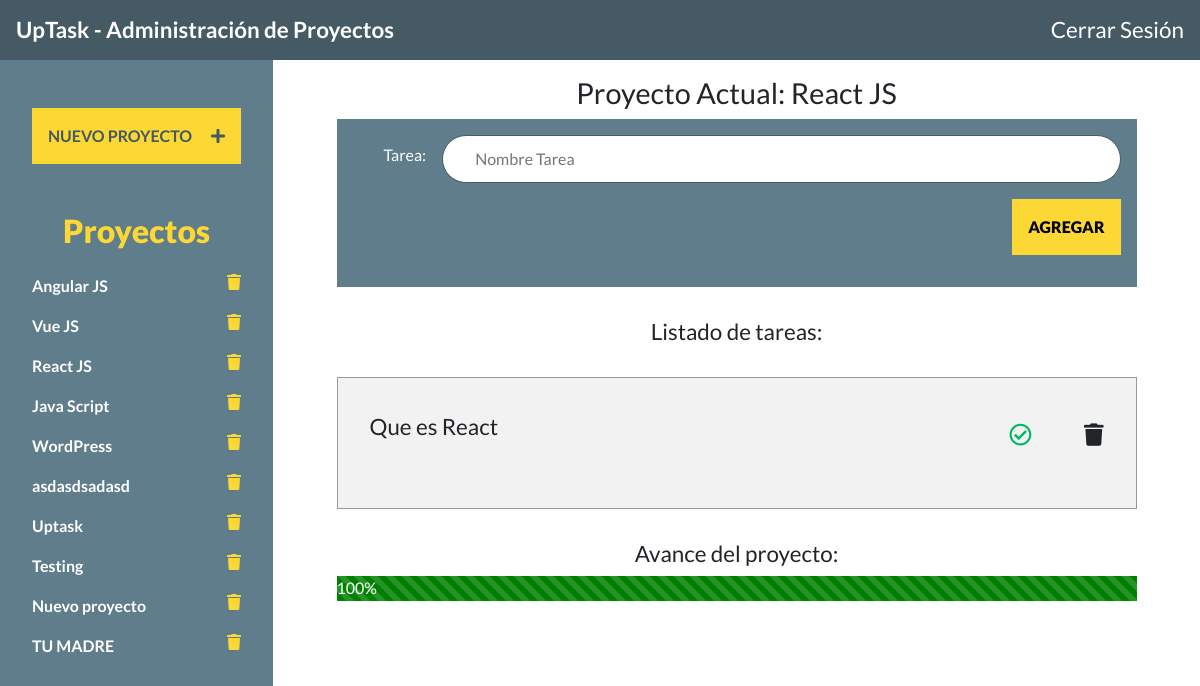
/index.php?id_proyecto=10 (signed in), run on the app's committed database.
### tables this page shows
CREATE TABLE `proyectos` (
  `id` int(11) NOT NULL,
  `nombre` varchar(100) NOT NULL
);

CREATE TABLE `tareas` (
  `id` int(11) NOT NULL,
  `nombre` varchar(100) NOT NULL,
  `estado` int(1) NOT NULL DEFAULT 0,
  `id_proyecto` int(11) NOT NULL
);

### inc/funciones/funciones.php (called while the page is built, shortened)
<?php
function obtenerProyectos()
{
    include 'conexion.php';
    try {
        return $conn->query("SELECT id, nombre FROM proyectos");
    } catch (Exception $e) {
        echo "Error!: " . $e->getMessage();
        return false;
    }
}
function obtenerNombreProyecto($id = null)
{
    include 'conexion.php';
    try {
        return $conn->query("SELECT nombre FROM proyectos WHERE id = {$id}");
    } catch (Exception $e) {
        echo "Error!: " . $e->getMessage();
        return false;
    }
}
function obtenerTareasProyecto($id = null)
{
    include 'conexion.php';
    try {
        return $conn->query("SELECT id, nombre, estado FROM tareas WHERE id_proyecto = {$id}");
    } catch (Exception $e) {
        echo "Error!: " . $e->getMessage();
        return false;
    }
}

### index.php (the view, shortened to what this page needs)
<?php
include 'inc/templates/header.php';
include 'inc/templates/barra.php';
$id_proyecto = null;
if (isset($_GET['id_proyecto'])) {
    $id_proyecto = $_GET['id_proyecto'];
}
?>
<div class="contenedor">
    <?php include 'inc/templates/sidebar.php'; ?>
    <main class="contenido-principal ocultar">
        <?php $proyecto = obtenerNombreProyecto($id_proyecto);
        if ($proyecto) : ?>
            <h1>Proyecto Actual:
                <?php foreach ($proyecto as $nombre) : ?>
                    <span><?php echo $nombre['nombre']; ?></span>
                <?php endforeach; ?>
            </h1>
            <form action="#" class="agregar-tarea">
                <div class="campo">
                    <label for="tarea">Tarea:</label>
                    <input type="text" placeholder="Nombre Tarea" class="nombre-tarea">
                </div>
                <div class="campo enviar">
                    <input type="submit" class="boton nueva-tarea" value="Agregar">
                </div>
            </form>
        <?php
        else :
            echo "<p>Selecciona un Proyecto ala izquierda</p>";
        endif; ?>
        <h2>Listado de tareas:</h2>
        <div class="listado-pendientes">
            <ul>
                <?php
                $tareas = obtenerTareasProyecto($id_proyecto);
                if ($tareas->num_rows > 0) {
                    foreach ($tareas as $tarea) : ?>
                        <li id="tarea:<?php echo $tarea['id'] ?>" class="tarea">
                            <p><?php echo $tarea['nombre'] ?></p>
                            <div class="acciones">
                                <i class="far fa-check-circle <?php echo $tarea['estado'] === '1' ? 'completo' : '' ?>"></i>
                                <i class="fas fa-trash"></i>
                            </div>
                        </li>
                <?php endforeach;
                } else {
                    echo "<p class ='lista-vacia'>No hay tareas en este proyecto</p>";
                }
                ?>
            </ul>
        </div>
        <div class="avance">
            <h2>Avance del proyecto: </h2>
            <div id="barra-avance" class="barra-avance">
                <div class="porcentaje" id="porcentaje"></div>
            </div>
        </div>
    </main>
</div>
<?php include 'inc/templates/footer.php' ?>

### inc/templates/sidebar.php
<aside class="contenedor-proyectos">
    <div class="panel crear-proyecto">
        <a href="#" class="boton">Nuevo Proyecto <i class="fas fa-plus"></i> </a>
    </div>
    <div class="panel lista-proyectos">
        <h2>Proyectos</h2>
        <ul id="proyectos" class="proyectos">
            <?php
            $proyectos = obtenerProyectos();
            if ($proyectos) {
                foreach ($proyectos as $proyecto) { ?>
                    <li>
                        <a href="index.php?id_proyecto=<?php echo $proyecto['id'] ?>" id="proyecto:<?php echo $proyecto['id'] ?>">
                            <?php echo $proyecto['nombre'] ?>
                            <i class="fas fa-trash"></i>
                        </a>
                    </li>
            <?php  }
            }
            ?>
        </ul>
    </div>
</aside>

### css/style.css (style rules this page uses)
html { box-sizing: border-box; }
*, *:before, *:after { box-sizing: inherit; }
body { font-family: 'Lato', sans-serif; min-height: 100%; }
.campo { display: flex; margin-bottom: 1rem; align-items: center; flex-wrap: wrap; }
.campo label { flex: 1 1 10%; text-align: center; padding-right: .5rem; }
@media (min-width: 768px) { .campo { flex-wrap: nowrap; } }
@media (min-width: 768px) { .campo label { text-align: right; padding-right: 1rem; } }
.campo input[type="text"], .campo input[type="password"] { height: 3rem; border: 0; flex: 2 0 85%; border: 1px solid #455A64; border-radius: 5rem; padding-left: 2rem; }
.enviar { justify-content: center; }
@media (min-width: 768px) { .enviar { justify-content: flex-end; } }
.boton { background-color: #FDD835; text-align: center; transition: background-color .5s ease-in-out; display: block; padding: 1rem; text-transform: uppercase; font-weight: 400; border: none; font-weight: 900; }
body.index { height: 100vh; }
.contenedor-proyectos { background-color: #607D8B; padding-top: 1rem; }
@media (min-width: 768px) { .contenedor-proyectos { min-height: 100vh; max-width: 300px; } }
.panel { padding: 1rem; margin: 1rem; }
.panel a { color: white; font-weight: bold; text-decoration: none; }
.panel h2 { color: #FDD835; font-weight: 900; text-align: center; font-size: 2rem; margin: 0; }
.crear-proyecto i { margin-left: 1rem; }
.crear-proyecto a { color: #455A64; }
.lista-proyectos ul { list-style: none; padding: 1.5rem 0 0 0; margin: 0; }
.lista-proyectos ul li { margin-bottom: 1rem; }
.lista-proyectos ul li a { display: flex; justify-content: space-between; }
.lista-proyectos ul li a i { color: #FDD835; }
.contenedor { display: flex; flex-flow: column; }
@media (min-width: 768px) { .contenedor { height: calc( 100% - 60px); } }
@media (min-width: 768px) { .contenedor { flex-flow: row; } }
.contenido-principal { flex: 3 1 70%; padding: 1rem; overflow: hidden; order: 2; }
.contenido-principal h1, .contenido-principal h2 { text-align: center; }
.contenido-principal h1 { font-size: 1.8rem; }
.contenido-principal h2 { font-size: 1.4rem; margin-top: 2rem; }
.contenido-principal h1 span { font-weight: 400; }
.agregar-tarea { max-width: 800px; width: 90%; background-color: #607D8B; margin: 0 auto; padding: 1rem; color: white; transition: background-color .5s ease-in-out; }
.agregar-tarea .campo { justify-content: flex-end; }
.listado-pendientes { background-color: #F2F2F2; max-width: 800px; width: 90%; margin: 2rem auto 0 auto; padding: 2rem; border: 1px solid #999; flex: 1 6 30%; order: 1; }
.listado-pendientes ul { padding: 0; list-style: none; }
.listado-pendientes ul li { display: flex; align-items: center; justify-content: space-between; font-size: 1.2rem; border-bottom: 1px solid #d1d1d1; }
@media (min-width: 768px) { .listado-pendientes ul li { font-size: 1.4rem; } }
.listado-pendientes ul li:last-of-type { border-bottom: none; }
.listado-pendientes ul li i { cursor: pointer; }
.acciones i:last-child { margin-left: 1rem; }
@media (min-width: 480px) { .acciones i:last-child { margin-left: 3rem; } }
.completo { color: #00B762; }
.barra-avance { height: 25px; width: 90%; margin: 0 auto; max-width: 800px; background-color: #f2f2f2; }
.porcentaje { height: 100%; background-color: green; background-image: linear-gradient(45deg, rgba(255, 255, 255, .15) 25%, transparent 25%, transparent 50%, rgba(255, 255, 255, .15) 50%, rgba(255, 255, 255, .15) 75%, transparent 75%, transparent); background-size: 1rem 1rem; transition: width .5s ease; display: flex; margin-bottom: 1rem; align-items: center; color: white; }

### data on the page
proyectos: nombre "Angular JS"
proyectos: nombre "Vue JS"
proyectos: nombre "React JS"
proyectos: nombre "Java Script"
proyectos: nombre "WordPress"
proyectos: nombre "asdasdsadasd"
proyectos: nombre "Uptask"
proyectos: nombre "Testing"
proyectos: nombre "Nuevo proyecto"
proyectos: nombre "TU MADRE"
tareas: nombre "Que es React", estado 1 (drawn)
